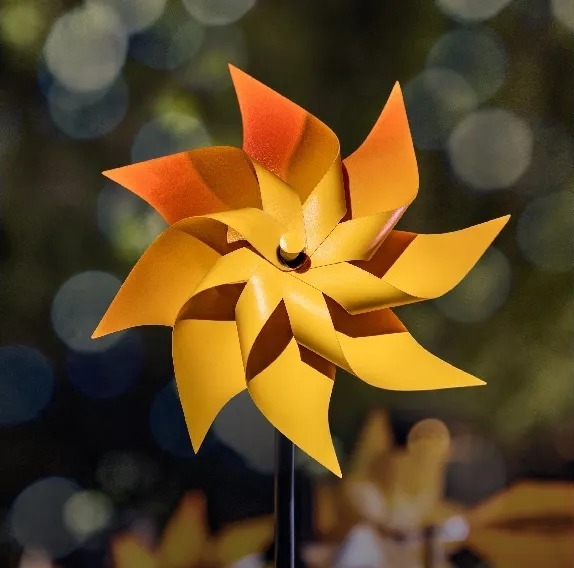
#> input picture img1.jpeg, 574 x 568 px
$ jupyter execute --allow-errors conv.ipynb
#> lines starting #> are read from the running program, lines starting #| are printed output that depends on the picture
# show image

[cell 1]
from PIL import Image

# Create a new 8x8 grayscale image
image = Image.new("L", (8, 8))

# Define pixel values (0 for black, 255 for white)
pixels = [
    0,0,0,0,255,255,255,255,
    0,0,0,0,255,255,255,255,
    0,0,0,0,255,255,255,255,
    0,0,0,0,255,255,255,255,
    0,0,0,0,255,255,255,255,
    0,0,0,0,255,255,255,255,
    0,0,0,0,255,255,255,255,
    0,0,0,0,255,255,255,255
]

# Put pixel values into the image
image.putdata(pixels)

# Display the image
image.show()

# Using build-in functions

[cell 2]
import numpy as np
from scipy.signal import convolve2d

# Input matrix
input_matrix = np.array([
    [3,0,1,2,7,4],
    [1,5,8,9,3,1],
    [2,7,2,5,1,3],
    [0,1,3,1,7,8],
    [4,2,1,6,2,8],
    [2,4,5,2,3,9]
])

# Filter kernel
filter_kernel = np.array([
    [1, 1, 1],
    [0, 0, 0],
    [-1, -1, -1]
])

# Perform convolution
result = convolve2d(input_matrix, filter_kernel, mode='valid')

# Display the result
print(result)

# Conv function

[cell 3]
import numpy as np

# Input matrix
input_matrix = np.array([
    [3,0,1,2,7,4],
    [1,5,8,9,3,1],
    [2,7,2,5,1,3],
    [0,1,3,1,7,8],
    [4,2,1,6,2,8],
    [2,4,5,2,3,9]
])

# Filter kernel
filter_kernel = np.array([
    [1, 0, -1],
    [1, 0, -1],
    [1, 0, -1]
])

def conv(input_matrix, filter_kernel):

    input_rows, input_cols = input_matrix.shape
    kernel_rows, kernel_cols = filter_kernel.shape


    result_rows = input_rows - kernel_rows + 1
    result_cols = input_cols - kernel_cols + 1
    result = np.zeros((result_rows, result_cols))


    for i in range(result_rows):
        for j in range(result_cols):
            result[i, j] = np.sum(input_matrix[i:i+kernel_rows, j:j+kernel_cols] * filter_kernel)


    return result

conv(input_matrix, filter_kernel)

# Padding

[cell 4]
import numpy as np

input_matrix = np.array([
    [2,3,7,4,6,2,9],
    [6,6,9,8,7,4,3],
    [3,4,8,3,8,9,7],
    [7,8,3,6,6,3,4],
    [4,2,1,8,1,4,6],
    [3,2,4,1,9,8,3],
    [0,1,3,9,2,1,4]

])


filter_kernel = np.array([
    [3, 4, 4],
    [1, 0, 2],
    [-1, 0, 3]
])


padding_size = filter_kernel.shape[0] // 2
print(f"Padding size: \n{padding_size}")

padded_input = np.pad(input_matrix, padding_size, mode='constant')

print(f"Padded input = \n{padded_input}")


padded_rows, padded_cols = padded_input.shape

result = np.zeros_like(input_matrix)


for i in range(padding_size, padded_rows - padding_size):
    for j in range(padding_size, padded_cols - padding_size):
        result[i-padding_size, j-padding_size] = np.sum(padded_input[i-padding_size:i+padding_size+1, j-padding_size:j+padding_size+1] * filter_kernel)

# Display the result
print(f"\nResult input = {result}")

# Conv function

[cell 5]
# Input matrix
input_matrix = np.array([
    [2,3,7,4,6,2,9],
    [6,6,9,8,7,4,3],
    [3,4,8,3,8,9,7],
    [7,8,3,6,6,3,4],
    [4,2,1,8,1,4,6],
    [3,2,4,1,9,8,3],
    [0,1,3,9,2,1,4]

])

# Filter kernel
filter_kernel = np.array([
    [3, 4, 4],
    [1, 0, 2],
    [-1, 0, 3]
])


input_rows, input_cols = input_matrix.shape
kernel_rows, kernel_cols = filter_kernel.shape

# Result matrix
result_rows = input_rows - kernel_rows + 1
result_cols = input_cols - kernel_cols + 1
result = np.zeros((result_rows, result_cols))

# Perform convolution
for i in range(result_rows):
    for j in range(result_cols):
        result[i, j] = np.sum(input_matrix[i:i+kernel_rows, j:j+kernel_cols] * filter_kernel)

# Display the result
print(result)

[cell 6]
import numpy as np

# Input matrix
input_matrix = np.array([
    [2,3,7,4,6,2,9],
    [6,6,9,8,7,4,3],
    [3,4,8,3,8,9,7],
    [7,8,3,6,6,3,4],
    [4,2,1,8,1,4,6],
    [3,2,4,1,9,8,3],
    [0,1,3,9,2,1,4]
])

# Filter kernel
filter_kernel = np.array([
    [3, 4, 4],
    [1, 0, 2],
    [-1, 0, 3]
])

input_rows, input_cols = input_matrix.shape
kernel_rows, kernel_cols = filter_kernel.shape

# Define stride
stride = 2

# Calculate the size of the result matrix
result_rows = (input_rows - kernel_rows) // stride + 1
result_cols = (input_cols - kernel_cols) // stride + 1

# Result matrix
result = np.zeros((result_rows, result_cols))

# Perform convolution
for i in range(0, input_rows - kernel_rows + 1, stride):
    for j in range(0, input_cols - kernel_cols + 1, stride):
        result[i // stride, j // stride] = np.sum(input_matrix[i:i+kernel_rows, j:j+kernel_cols] * filter_kernel)

# Display the result
print(result)

[cell 7]
import numpy as np

# Input matrix
input_matrix = np.array([
    [2,3,7,4,6,2],
    [6,6,9,8,7,4],
    [3,4,8,3,8,9],
    [7,8,3,6,6,3],
    [4,2,1,8,1,4],
    [3,2,4,1,9,8],
])

# Filter kernel
filter_kernel = np.array([
    [3, 4, 5],
    [1, 0, 2],
    [-1, 9, 7]


])

input_rows, input_cols = input_matrix.shape
kernel_rows, kernel_cols = filter_kernel.shape

# Define stride
stride = 1

# Calculate the size of the result matrix
result_rows = (input_rows - kernel_rows) // stride + 1
result_cols = (input_cols - kernel_cols) // stride + 1

# Result matrix
result = np.zeros((result_rows, result_cols))

# Perform convolution
for i in range(0, input_rows - kernel_rows + 1, stride):
    for j in range(0, input_cols - kernel_cols + 1, stride):
        result[i // stride, j // stride] = np.sum(input_matrix[i:i+kernel_rows, j:j+kernel_cols] * filter_kernel)

# Display the result
print(result)

[cell 8]
import numpy as np

# Input matrix
input_matrix = np.array([
    [2,3,7,4,6,2],
    [6,6,9,8,7,4],
    [3,4,8,3,8,9],
    [7,8,3,6,6,3],
    [4,2,1,8,1,4],
    [3,2,4,1,9,8],
])

# Filter kernel
filter_kernel = np.array([
    [3, 4, 5],
    [1, 0, 2],
    [-1, 9, 7]
])

# Rotate the filter kernel by 90 degrees
filter_kernel_rotated = np.rot90(filter_kernel, k=1)

print(f"Filter rotated:\n {filter_kernel_rotated} \n")

input_rows, input_cols = input_matrix.shape
kernel_rows, kernel_cols = filter_kernel_rotated.shape

# Define stride
stride = 1

# Calculate the size of the result matrix
result_rows = (input_rows - kernel_rows) // stride + 1
result_cols = (input_cols - kernel_cols) // stride + 1

# Result matrix
result = np.zeros((result_rows, result_cols))

# Perform convolution
for i in range(0, input_rows - kernel_rows + 1, stride):
    for j in range(0, input_cols - kernel_cols + 1, stride):
        result[i // stride, j // stride] = np.sum(input_matrix[i:i+kernel_rows, j:j+kernel_cols] * filter_kernel_rotated)

# Display the result
print(result)

# Conv for real image

## functions

[cell 9]
import numpy as np
from PIL import Image

def conv(input_matrix, filter_kernel):
    input_rows, input_cols = input_matrix.shape
    kernel_rows, kernel_cols = filter_kernel.shape

    # Result matrix
    result_rows = input_rows - kernel_rows + 1
    result_cols = input_cols - kernel_cols + 1
    result = np.zeros((result_rows, result_cols))

    # Perform convolution
    for i in range(result_rows):
        for j in range(result_cols):
            result[i, j] = np.sum(input_matrix[i:i+kernel_rows, j:j+kernel_cols] * filter_kernel)

    # Display the result
    return result

# reading image and applying filter

[cell 10]
image = Image.open('img1.jpeg')
#> image is the input picture: PIL image 574x568 RGB; mean R, G, B 95.2, 72.1, 35.1
image.show()

image = image.convert('L')
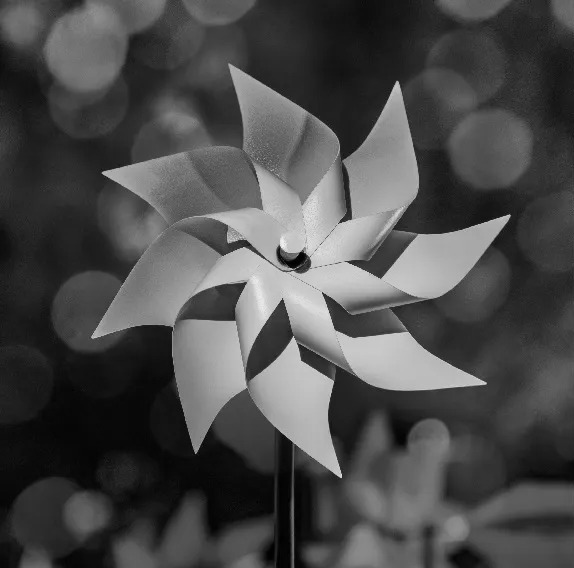
#> image: PIL image 574x568 L; min 0, max 242, mean 74.8

image_matrix = np.array(image.getdata()).reshape((image.size[1], image.size[0]))
print(f"Image matrix \n {image_matrix}")
#> (printed output is left out)


#> (the rest of this cell did not finish here and is left out)
